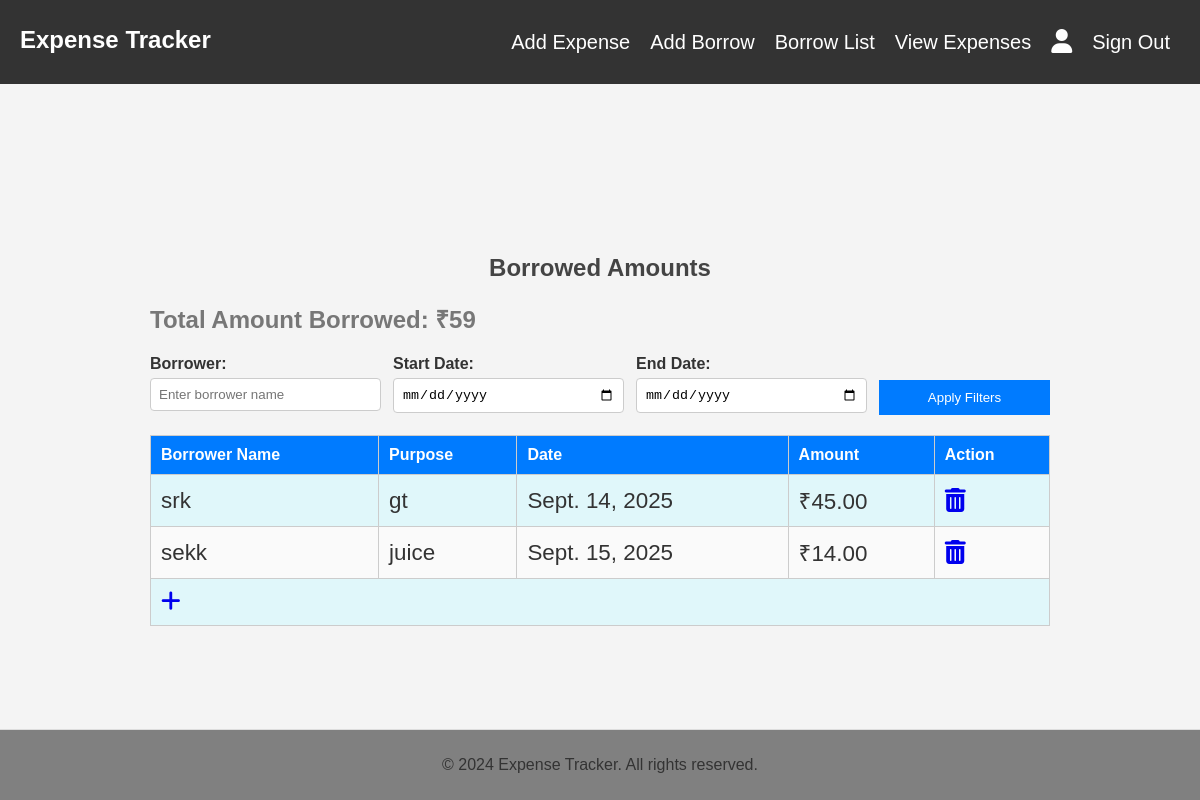
The app's page /borrow-list/ (signed in) with its own data.
### expenses/models.py (models this page shows, shortened)
class Borrow(models.Model):
    borrower_name = models.CharField(max_length=100)
    purpose = models.CharField(max_length=255)
    amount = models.DecimalField(max_digits=10, decimal_places=2)
    date_borrowed = models.DateField()
    user = models.ForeignKey(User, on_delete=models.CASCADE)

### expenses/views.py (the view)
# urls.py: path('borrow-list/', views.borrow_list, name='borrow_list'),
@login_required
def borrow_list(request):
    borrows = Borrow.objects.filter(user=request.user)
    borrower_name = request.GET.get('borrower_name', '')
    start_date = request.GET.get('start_date', '')
    end_date = request.GET.get('end_date', '')
    if borrower_name:
        borrows = borrows.filter(borrower_name__icontains=borrower_name)
    if start_date:
        borrows = borrows.filter(date_borrowed__gte=start_date)
    if end_date:
        borrows = borrows.filter(date_borrowed__lte=end_date)
    total_amount_borrowed = borrows.aggregate(Sum('amount'))['amount__sum'] or 0
    return render(request, 'borrow_list.html', {
        'borrows': borrows,
        'total_amount_borrowed': total_amount_borrowed,
        'borrower_name': borrower_name,
        'start_date': start_date,
        'end_date': end_date,
    })

### expenses/templates/borrow_list.html (shortened to what this page needs)
{% extends 'base.html' %}
{% block content %}
<!DOCTYPE html>
<html lang="en">
<head>
    <link rel="stylesheet" href="https://cdnjs.cloudflare.com/ajax/libs/font-awesome/6.0.0-beta3/css/all.min.css">
</head>
<body>
    <div class="container">
        <h1>Borrowed Amounts</h1>
        <h2>Total Amount Borrowed: ₹{{ total_amount_borrowed }}</h2>
        <form method="get" class="filter-form">
            <div>
                <label for="lender">Borrower:</label>
                <input type="text" name="borrower_name" id="borrower_name" placeholder="Enter borrower name" value="{{ borrower_name }}">
            </div>
            <div>
                <label for="start_date">Start Date:</label>
                <input type="date" name="start_date" id="start_date" value="{{ start_date }}">
            </div>
            <div>
                <label for="end_date">End Date:</label>
                <input type="date" name="end_date" id="end_date" value="{{ end_date }}">
            </div>
            <button type="submit">Apply Filters</button>
        </form>
        <table>
            <thead>
                <tr>
                    <th>Borrower Name</th>
                    <th>Purpose</th>
                    <th>Date</th>
                    <th>Amount</th>
                    <th>Action</th>
                </tr>
            </thead>
            <tbody>
                {% for borrow in borrows %}
                <tr>
                    <td>{{ borrow.borrower_name }}</td>
                    <td>{{ borrow.purpose }}</td>
                    <td>{{ borrow.date_borrowed }}</td>
                    <td>₹{{ borrow.amount }}</td>
                    <td class="action-icon">
                        <a href="{% url 'delete_borrow' borrow.id %}">
                            <i class="fas fa-trash-alt"></i>
                        </a>
                    </td>
                </tr>
                {% endfor %}
                <tr class="add-icon-row">
                    <td colspan="5">
                        <a href="{% url 'add_borrow' %}">
                            <i class="fas fa-plus"></i>
                        </a>
                    </td>
                </tr>
            </tbody>
        </table>
    </div>
</body>
</html>
{% endblock %}

### expenses/static/expenses/css/style.css (style rules this page uses)
body { font-family: Arial, sans-serif; margin: 0; padding: 0; background-color: #f4f4f4; color: #333; }
.container { max-width: 1200px; margin: 0 auto; padding: 20px; }

### expenses/templates/base.html (style rules this page uses)
.container { flex: 1; padding: 20px; }

### expenses/templates/borrow_list.html (style rules this page uses)
body { font-family: Arial, sans-serif; color: #333; margin: 0; padding: 0; height: 100vh; display: grid; grid-template-rows: auto 1fr auto; }
.container { width: 90%; max-width: 1000px; padding: 20px; border-radius: 8px; margin: auto; }
h1 { text-align: center; color: #444; font-size: 24px; margin-bottom: 20px; }
h2 { color: #777; margin-bottom: 20px; }
table { width: 100%; border-collapse: collapse; margin-bottom: 20px; }
table, th, td { border: 1px solid #ccc; }
th, td { padding: 10px; text-align: left; }
th { background-color: #007bff; color: white; }
td { background-color: #fafafa; font-size: 1.4rem; }
tr:nth-child(odd) td { background-color: #e0f7fa; }
.filter-form { display: flex; flex-wrap: wrap; gap: 20px; column-gap: 30px; margin-bottom: 20px; }
.filter-form div { flex: 1; min-width: 150px; }
.filter-form label { display: block; margin-bottom: 5px; font-weight: bold; }
.filter-form input, .filter-form select { width: 100%; padding: 8px; border: 1px solid #ccc; border-radius: 4px; }
.filter-form button { width: 19%; height: fit-content; padding: 10px 20px; background-color: #007bff; color: #fff; border: none; margin-top: 25px; cursor: pointer; transition: background-color 0.3s ease; }
.action-icon { cursor: pointer; color: #dc3545; font-size: 1.5rem; }
.add-icon-row { text-align: center; background-color: #007bff; color: #fff; cursor: pointer; font-size: 1.5rem; }

### records on screen
Borrow: borrower_name "srk", purpose "gt", date_borrowed "Sept. 14, 2025", amount "45.00"
Borrow: borrower_name "sekk", purpose "juice", date_borrowed "Sept. 15, 2025", amount "14.00"

### other values on screen
{{ total_amount_borrowed }} "59"
